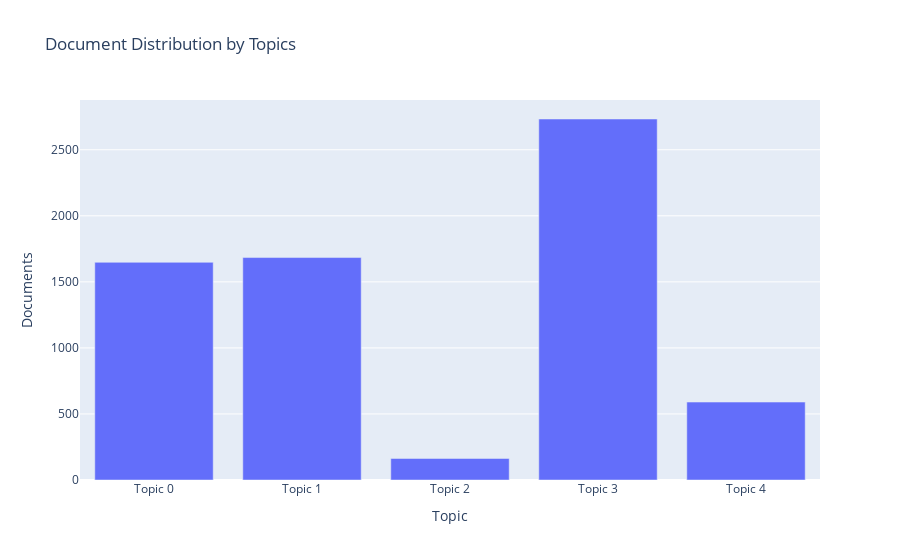

Here is the notebook cell this chart was saved with:
### Markdown cell above
plotに"topic_distribution"を指定すると、各トッピックに分類されたサンプル数をグラフで確認することができます。  
各トピックの棒にカーソルを当てると、各トピックのキーワードが表示されます。

### Code cell
plot_model(lda, plot="topic_distribution")

### Figure 1 — Plotly figure (JSON) as saved in the notebook; plotly's stock layout.template omitted (floating-point values rounded to 4 significant figures)
{"data": [{"textposition": "auto", "hovertemplate": "Topic=%{x}<br>Documents=%{y}<br>Keyword=%{customdata[0]}", "showlegend": false, "legendgroup": "", "name": "", "yaxis": "y", "customdata": [["loan, business, sell, community, child, small, group, woman, year, buy"], ["business, sell, loan, year, work, product, use, home, child, help"], ["rice, loan, also, farmer, use, farm, sector, crop, small, land"], ["loan, child, business, school, year, buy, group, sell, able, family"], ["business, year, clothe, child, work, loan, sell, old, make, start"]], "y": [1648, 1684, 163, 2733, 590], "hoverlabel": {"namelength": 0}, "offsetgroup": "", "xaxis": "x", "marker": {"color": "#636efa"}, "x": ["Topic 0", "Topic 1", "Topic 2", "Topic 3", "Topic 4"], "alignmentgroup": "True", "type": "bar", "orientation": "v"}], "layout": {"yaxis": {"domain": [0, 1], "anchor": "x", "title": {"text": "Documents"}}, "title": {"text": "Document Distribution by Topics"}, "barmode": "relative", "xaxis": {"domain": [0, 1], "anchor": "y", "title": {"text": "Topic"}}, "legend": {"tracegroupgap": 0}}}
